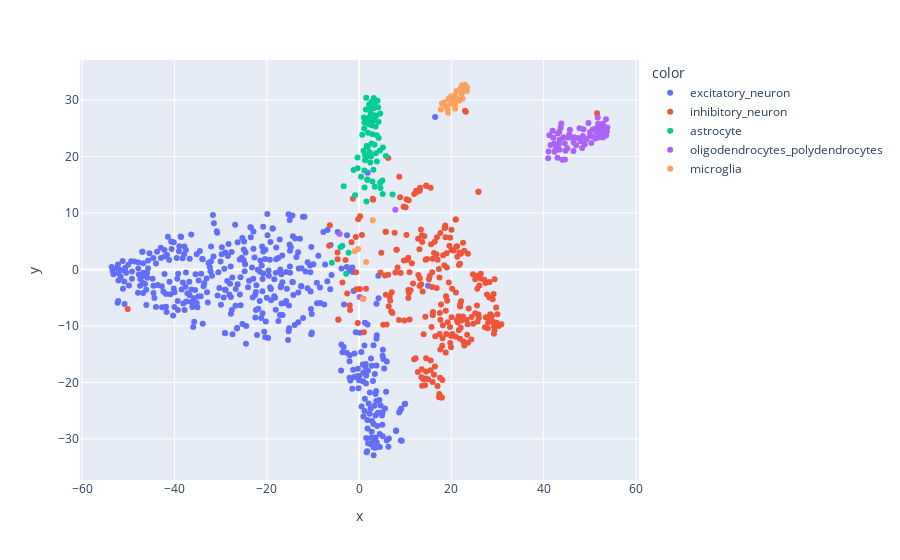

Notebook code for this chart:
### Code cell
px.scatter(x=x_embedded[:,1],y=x_embedded[:,0],color=metadata[0])

### Figure 1 — Plotly figure (JSON) as saved in the notebook; plotly's stock layout.template omitted (floating-point values rounded to 4 significant figures; data arrays with more than 128 entries replaced by an {"elided": "..."} marker saying what was removed)
{"data": [{"hovertemplate": "color=excitatory_neuron<br>x=%{x}<br>y=%{y}<extra></extra>", "legendgroup": "excitatory_neuron", "marker": {"color": "#636efa", "symbol": "circle"}, "mode": "markers", "name": "excitatory_neuron", "orientation": "v", "showlegend": true, "type": "scatter", "x": {"elided": "426 float values"}, "xaxis": "x", "y": {"elided": "426 float values"}, "yaxis": "y"}, {"hovertemplate": "color=inhibitory_neuron<br>x=%{x}<br>y=%{y}<extra></extra>", "legendgroup": "inhibitory_neuron", "marker": {"color": "#EF553B", "symbol": "circle"}, "mode": "markers", "name": "inhibitory_neuron", "orientation": "v", "showlegend": true, "type": "scatter", "x": {"elided": "246 float values"}, "xaxis": "x", "y": {"elided": "246 float values"}, "yaxis": "y"}, {"hovertemplate": "color=astrocyte<br>x=%{x}<br>y=%{y}<extra></extra>", "legendgroup": "astrocyte", "marker": {"color": "#00cc96", "symbol": "circle"}, "mode": "markers", "name": "astrocyte", "orientation": "v", "showlegend": true, "type": "scatter", "x": [3.577, 2.253, 4.266, 2.681, 1.298, -2.796, 3.317, 3.209, 4.136, 4.589, 1.637, 1.058, 2.703, 1.163, 4.497, 1.552, 3.267, 3.842, 3.651, 3.354, 1.651, 2.554, 0.7007, 5.18, 4.012, 2.713, 7.272, 2.49, 3.188, 5.125, 2.185, 3.108, 1.958, 5.065, 2.898, 2.531, 1.12, 3.322, 1.466, 1.771, 3.726, 4.221, 0.9875, -0.3173, 2.077, -0.3347, 5.822, 3.871, 2.433, 0.4365, 4.569, -1.191, 1.823, 1.88, 2.576, 2.908, 1.295, 1.166, 1.88, -4.028, 4.634, 1.192, 1.606, 2.301, -2.272, -0.8684, 3.407, -3.608, -3.333, -5.898], "xaxis": "x", "y": [25.31, 26.95, 23.28, 29.65, 20.22, -0.7784, 29.45, 28.52, 28.69, 27.61, 21.87, 26.89, 22.27, 26.02, 21.07, 30.39, 27.3, 23.76, 20.57, 22.05, 26.66, 28.42, 23.85, 21.6, 29.87, 25.5, 13.27, 27.72, 30.34, 13.36, 29.18, 17.63, 24.2, 15.72, 23.92, 26.38, 24.95, 26.39, 28.31, 15.86, 27.19, 26.13, 21.0, 17.9, 25.74, 19.82, 20.09, 19.12, 18.91, 16.41, 15.35, 17.61, 15.93, 19.98, 19.98, 15.58, 19.34, 17.52, 21.67, 3.905, 14.41, 14.51, 12.04, 20.73, 2.961, 13.13, 14.64, 4.203, 14.74, 1.178], "yaxis": "y"}, {"hovertemplate": "color=oligodendrocytes_polydendrocytes<br>x=%{x}<br>y=%{y}<extra></extra>", "legendgroup": "oligodendrocytes_polydendrocytes", "marker": {"color": "#ab63fa", "symbol": "circle"}, "mode": "markers", "name": "oligodendrocytes_polydendrocytes", "orientation": "v", "showlegend": true, "type": "scatter", "x": [53.54, 48.04, 53.52, 45.55, 45.78, 51.71, 49.99, 49.22, 52.09, 48.63, 52.86, 45.7, 53.69, 47.44, 52.84, 52.73, 46.45, 43.42, 49.7, 48.89, 51.83, 43.39, 43.82, 52.45, 50.62, 47.76, 50.05, 46.67, 51.98, 52.94, 48.51, 41.94, 51.35, 48.33, 53.79, 51.24, 51.57, 44.56, 44.62, 43.69, 44.24, 43.03, 42.63, 41.22, 41.06, 50.7, 50.32, 40.97, 46.5, 41.5, 45.23, 43.45, 43.27, 7.862, 47.02, 45.13, 42.35, 44.03, 43.0, 42.29, 42.1, 44.72, -4.211, 0.1303], "xaxis": "x", "y": [23.71, 22.69, 26.59, 23.89, 23.33, 26.88, 23.56, 23.05, 24.84, 24.83, 23.35, 24.73, 24.35, 23.28, 25.78, 25.15, 20.95, 21.18, 25.93, 22.12, 25.85, 24.38, 25.82, 24.07, 24.75, 24.99, 24.34, 23.39, 23.33, 24.55, 23.6, 24.56, 25.0, 21.51, 25.11, 23.17, 24.27, 22.32, 19.46, 25.07, 23.42, 24.06, 21.35, 23.76, 20.89, 23.54, 22.36, 19.69, 22.48, 22.01, 23.36, 22.94, 22.16, 10.55, 21.96, 21.46, 20.81, 19.4, 19.76, 22.3, 23.32, 21.02, 6.259, -4.866], "yaxis": "y"}, {"hovertemplate": "color=microglia<br>x=%{x}<br>y=%{y}<extra></extra>", "legendgroup": "microglia", "marker": {"color": "#FFA15A", "symbol": "circle"}, "mode": "markers", "name": "microglia", "orientation": "v", "showlegend": true, "type": "scatter", "x": [23.39, 22.94, 21.72, 22.66, 22.22, 21.12, 22.3, 20.69, 19.92, 20.79, 23.35, 21.98, 19.27, 20.63, 19.99, 22.44, 21.12, 19.93, 18.45, 1.537, 17.71, 18.88, -0.2106, 19.4, 20.82, 19.22, 2.974, 17.96, 0.8293, -0.9868], "xaxis": "x", "y": [32.25, 32.69, 29.85, 31.66, 31.15, 31.6, 32.6, 30.83, 30.61, 28.44, 31.57, 32.04, 27.71, 29.8, 29.88, 30.24, 30.33, 29.31, 29.6, 1.292, 28.32, 28.93, 3.6, 30.22, 29.13, 28.36, 8.693, 29.38, -5.242, 3.196], "yaxis": "y"}], "layout": {"legend": {"title": {"text": "color"}, "tracegroupgap": 0}, "margin": {"t": 60}, "xaxis": {"anchor": "y", "domain": [0, 1], "title": {"text": "x"}}, "yaxis": {"anchor": "x", "domain": [0, 1], "title": {"text": "y"}}}}
